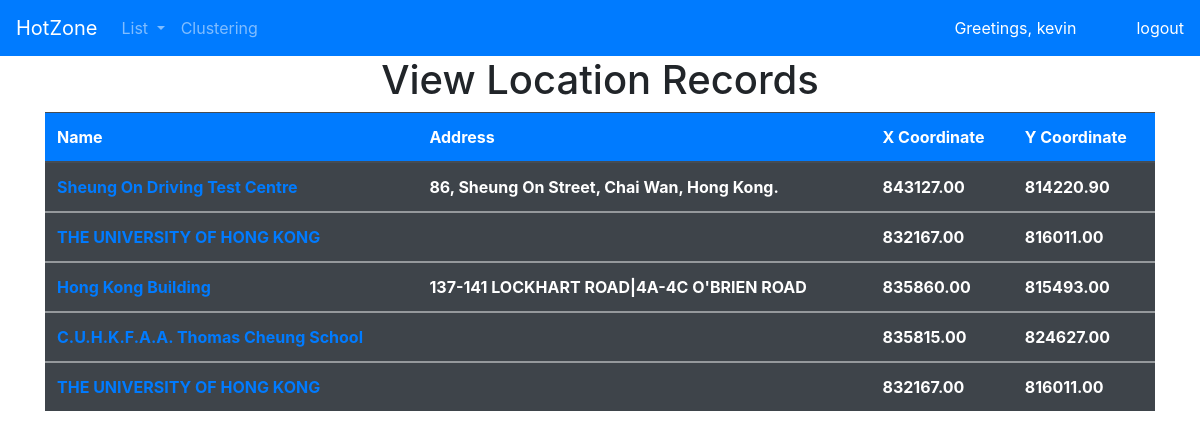
The app's page /locations (signed in), older data.
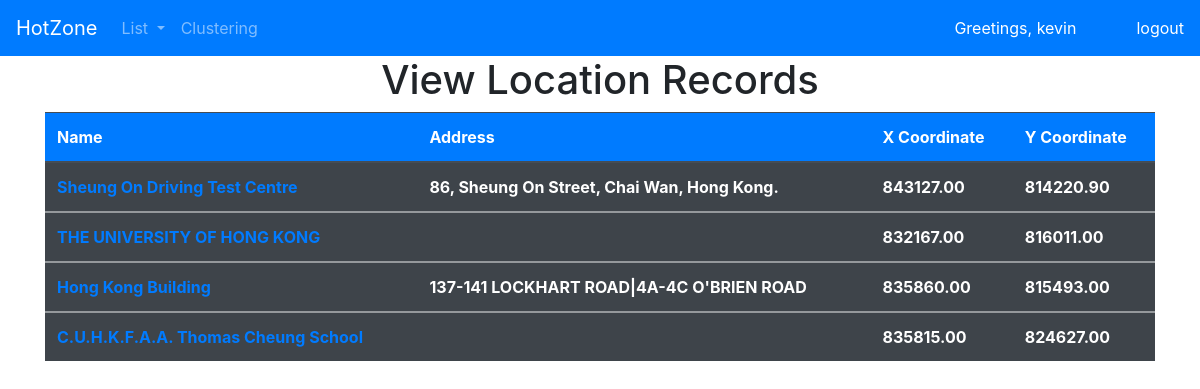
The same page, newer data.
### hotzone/models.py (models this page shows, shortened)
class LocationDetail(models.Model):
    name = models.CharField(max_length=200)
    address = models.CharField(max_length=200)
    xCoord = models.DecimalField(max_digits=8, decimal_places=2)
    yCoord = models.DecimalField(max_digits=8, decimal_places=2)

### hotzone/views.py (the view)
# urls.py: path('locations', views.list_locations, name='list_locations'),
@login_required(login_url='user_login')
def list_locations(request):
    locations_list = LocationDetail.objects.all()
    context = {'locations_list': locations_list}
    return render(request, 'list_locations.html', context)

### templates/list_locations.html (shortened to what this page needs)
{% load static %}
<!DOCTYPE html>
<html>
<head>
    <link rel="stylesheet" href="https://cdnjs.cloudflare.com/ajax/libs/font-awesome/4.7.0/css/font-awesome.min.css">
    <link rel="stylesheet" href="https://cdn.jsdelivr.net/npm/bootstrap@4.5.3/dist/css/bootstrap.min.css"
>
    <link rel="stylesheet" href="{% static 'after_login_pages.css' %}">
</head>
<body>
    {% include 'navbar.html' %}
    <h1 class="text-center">View Location Records </h1>
    <div class="container-xl">
        <div class="row">
            <div class="col">
                <table class="table table-striped table-dark">
                    <thead class="bg-primary">
                        <tr>
                            <th scope="col">Name</th>
                            <th scope="col">Address</th>
                            <th scope="col">X Coordinate</th>
                            <th scope="col">Y Coordinate</th>
                        </tr>
                    </thead>
                    <tbody class="table table-striped table-dark">
                        {% for location in locations_list %}
                        <tr>
                            <th><a href="{% url 'show_location_detail' location.name %}">{{location.name}}</a></th>
                            <th>{{location.address}}</th>
                            <th>{{location.xCoord}}</th>
                            <th>{{location.yCoord}}</th>
                        </tr>
                    </tbody>
                    {% endfor %}
                </table>
            </div>
        </div>
    </div>
</body>
</html>

### templates/navbar.html (shortened to what this page needs)
<nav class="navbar navbar-expand-lg navbar-dark bg-primary ">
    <a class="navbar-brand" href="{% url 'list_cases' %}">HotZone</a>
    <div class="collapse navbar-collapse" id="navbarSupportedContent">
        <ul class="navbar-nav mr-auto">
            <li class="nav-item dropdown">
                <a class="nav-link dropdown-toggle" href="#" id="navbarDropdown" role="button" data-toggle="dropdown"
                    aria-haspopup="true" aria-expanded="false">
                    List
                </a>
            </li>
            <li>
                <a class="nav-link" href="{% url 'view_clusters' %}">
                    Clustering
                </a>
            </li>
        </ul>
    </div>
    <span id="greeting_message">Greetings, {{request.user}}</span>
    <a href="{% url 'user_logout' %}" id="logout_link">logout</a>
</nav>

### static/after_login_pages.css (style rules this page uses)
#logout_link, #greeting_message { color: white; }
#greeting_message { margin-right: 30px; }
#logout_link { margin-left: 30px; }

Row changes from the older to the newer data that the page shows:
removed LocationDetail: name "THE UNIVERSITY OF HONG KONG", xCoord "832167.00", yCoord "816011.00"
